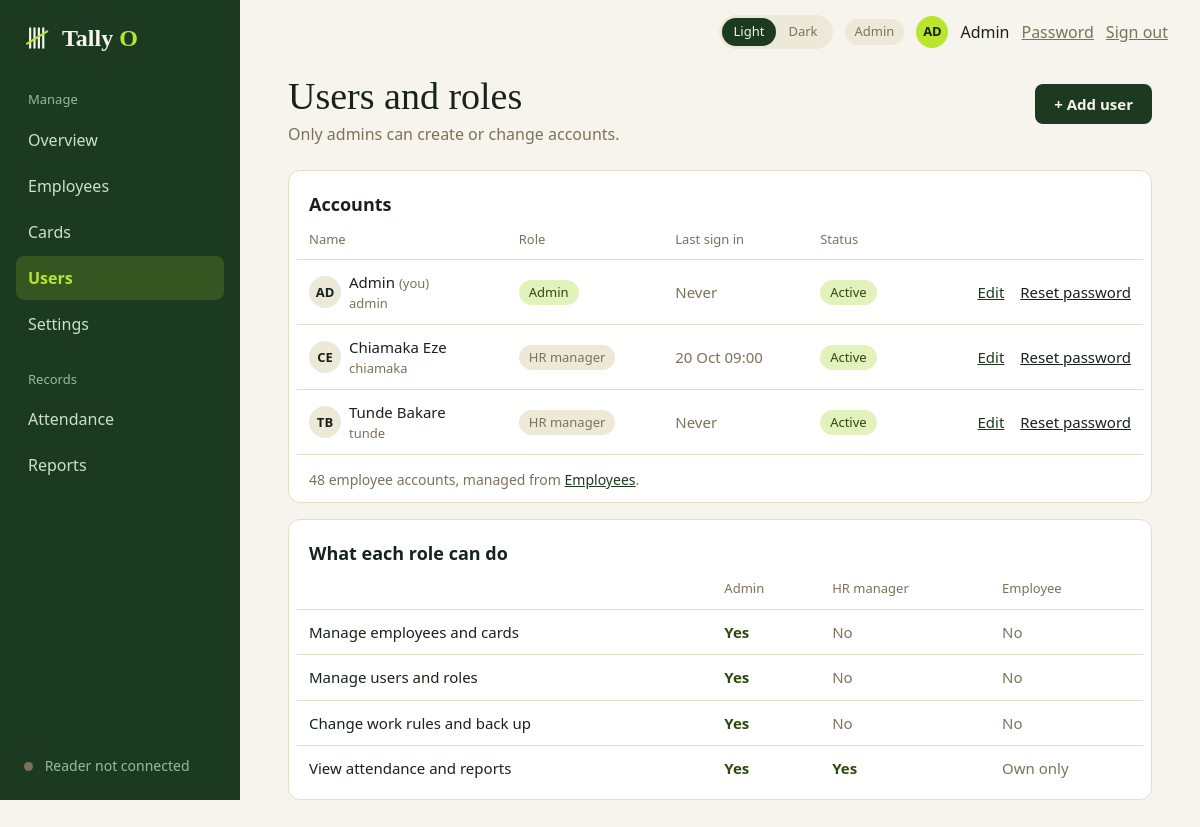
The page /admin/users (signed in) on the database as committed earlier.
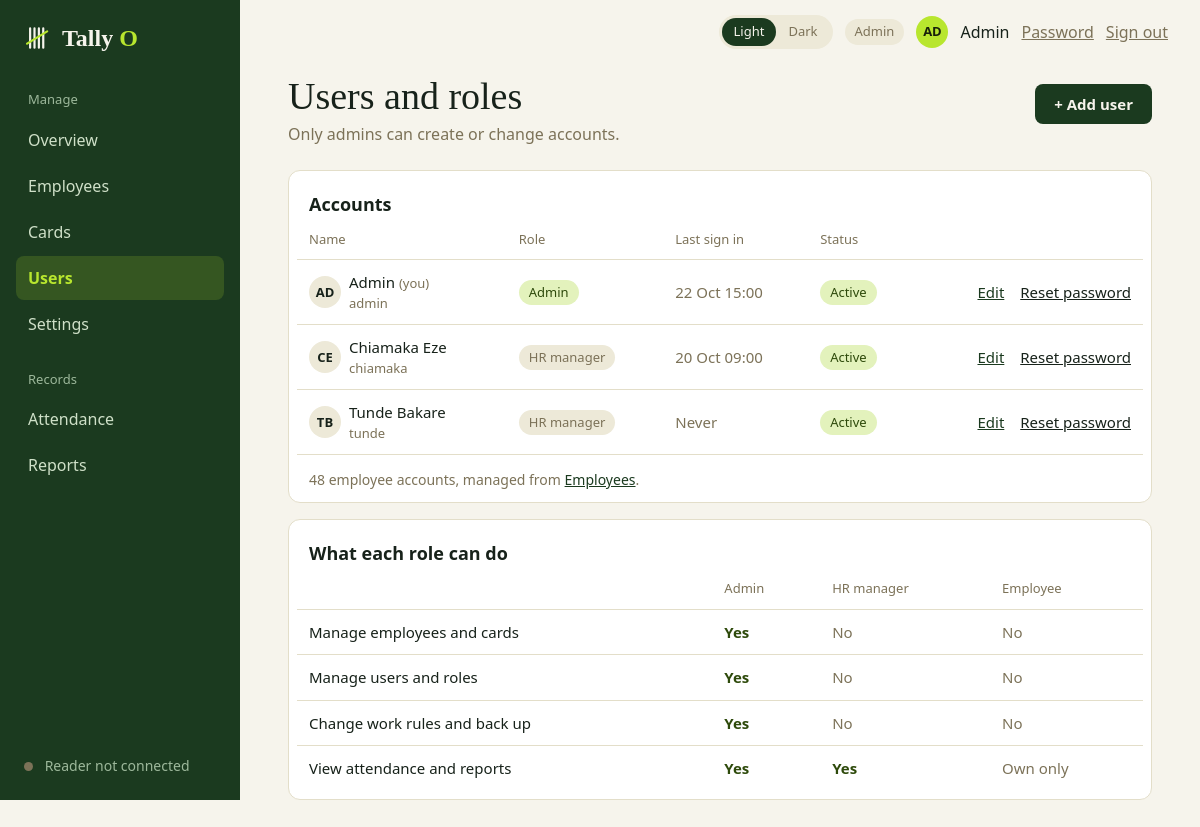
The same page on the database as committed later.
### tables this page shows
CREATE TABLE users (
    id            INTEGER PRIMARY KEY,
    username      TEXT    NOT NULL UNIQUE COLLATE NOCASE,  -- employees use their code
    full_name     TEXT    NOT NULL,
    role          TEXT    NOT NULL CHECK (role IN ('admin', 'hr', 'employee')),
    password_hash TEXT    NOT NULL,
    employee_id   INTEGER UNIQUE REFERENCES employees(id),
    is_active     INTEGER NOT NULL DEFAULT 1 CHECK (is_active IN (0, 1)),
    must_change_password INTEGER NOT NULL DEFAULT 0 CHECK (must_change_password IN (0, 1)),
    last_login_at TEXT,
    -- an employee account must point at an employee; the others must not
    CHECK ((role = 'employee') = (employee_id IS NOT NULL))
);

### admin.py (the view)
@bp.route("/users")
@admin_only
def users():
    conn = db.get_db()
    return render_template(
        "admin_users.html", staff=queries.staff_accounts(conn),
        employee_accounts=queries.employee_account_count(conn),
        me_id=session["user"]["id"], today=date.today().isoformat(), **shell_context("Users"))

### app.py (called while the page is built)
@app.context_processor
def inject_globals():
    return {"APP_NAME": APP_NAME, "APP_TAGLINE": APP_TAGLINE,
            "csrf_token": auth.csrf_token, "safe_url": safe_url,
            "reader": reader.status()}

@app.after_request
def no_store_when_signed_in(response):
    if "user" in session and request.endpoint != "static":
        response.headers["Cache-Control"] = "no-store"
    return response

### auth.py (called while the page is built)
def csrf_token():
    if "csrf" not in session:
        session["csrf"] = secrets.token_hex(16)
    return session["csrf"]

def role_required(*roles):
    def decorator(view):
        @wraps(view)
        @login_required
        def wrapped(*args, **kwargs):
            if session["user"]["role"] not in roles:
                abort(403)
            return view(*args, **kwargs)
        return wrapped
    return decorator

### db.py (called while the page is built)
def get_db():
    if "db" not in g:
        g.db = connect(current_app.config["DATABASE"])
    return g.db

### queries.py (called while the page is built)
def employee_account_count(db):
    return db.execute("SELECT COUNT(*) FROM users WHERE role = 'employee'").fetchone()[0]

### reader.py (called while the page is built)
def status():
    return {"connected": False, "port": None, "label": "Reader not connected"}

### templates/admin_users.html (shortened to what this page needs)
{% extends "app_shell.html" %}
{% block content %}
  <div class="page-head">
    <div>
      <h1 class="page-title">Users and roles</h1>
      <p class="muted mt-1">Only admins can create or change accounts.</p>
    </div>
    <a class="btn" href="{{ url_for('admin.user_new') }}">+ Add user</a>
  </div>
  <div class="card table-card mt-5">
    <h2 class="section-title table-title">Accounts</h2>
    <table class="table">
      <thead><tr><th>Name</th><th>Role</th><th>Last sign in</th><th>Status</th><th></th></tr></thead>
      <tbody>
        {% for u in staff %}
          <tr>
            <td>
              <div class="row">
                <span class="avatar">{{ u.initials }}</span>
                <div>
                  <div>{{ u.full_name }}{% if u.id == me_id %} <span class="muted small">(you)</span>{% endif %}</div>
                  <div class="muted small">{{ u.username }}</div>
                </div>
              </div>
            </td>
            <td>{% if u.role == 'admin' %}<span class="pill pill-ok">Admin</span>{% else %}<span class="pill">HR manager</span>{% endif %}</td>
            <td class="muted">{{ u.last_login_at | when(today) if u.last_login_at else 'Never' }}</td>
            <td>{% if u.is_active %}<span class="pill pill-ok">Active</span>{% else %}<span class="pill pill-bad">Inactive</span>{% endif %}</td>
            <td class="right">
              <a href="{{ url_for('admin.user_edit', user_id=u.id) }}">Edit</a>
              {% if u.is_active %}
                <form class="inline-form row-action" method="post"
                      action="{{ url_for('admin.user_reset_password', user_id=u.id) }}"
                      onsubmit="return confirm('Reset the password for {{ u.full_name|e }}? Their current password will stop working.')">
                  <button class="link-button" type="submit">Reset password</button>
                </form>
              {% endif %}
            </td>
          </tr>
        {% endfor %}
      </tbody>
    </table>
    <p class="table-foot muted">{{ employee_accounts }} employee accounts, managed from <a href="{{ safe_url('admin.employees') }}">Employees</a>.</p>
  </div>
  <div class="card table-card mt-4">
    <h2 class="section-title table-title">What each role can do</h2>
    <table class="table">
      <thead><tr><th></th><th>Admin</th><th>HR manager</th><th>Employee</th></tr></thead>
      <tbody>
        {% for label, admin, hr, emp in (
            ('Manage employees and cards', 'Yes', 'No', 'No'),
            ('Manage users and roles', 'Yes', 'No', 'No'),
            ('Change work rules and back up', 'Yes', 'No', 'No'),
            ('View attendance and reports', 'Yes', 'Yes', 'Own only')) %}
          <tr>
            <td>{{ label }}</td>
            {% for v in (admin, hr, emp) %}<td class="{{ 'yes' if v == 'Yes' else 'muted' }}">{{ v }}</td>{% endfor %}
          </tr>
        {% endfor %}
      </tbody>
    </table>
  </div>
{% endblock %}

Rows that differ between the two databases and show on the page:
changed users "Admin": last_login_at|when "Never" → "22 Oct 15:00"
